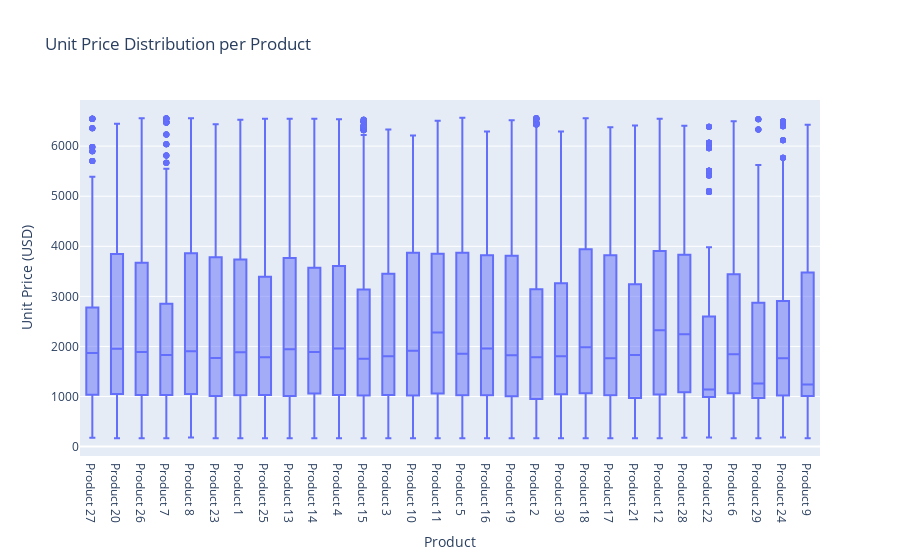

Notebook code cell kept with this figure:
### Markdown cell above
### INSIGHTS ---

Profit margins are concentrated between ~18% and 60%, with no clear correlation to unit price, which spans from near \$0 to over \$6,500.

Dense horizontal bands indicate consistent margin tiers across a wide price spectrum, reflecting uniform pricing strategies.

Outliers below 18% at both low and high price points may signal cost inefficiencies or pricing issues worth deeper investigation.

### Code cell
px.box(
    df,
    x='product_name',
    y='unit_price',
    title='Unit Price Distribution per Product',
    labels={'product_name': 'Product', 'unit_price': 'Unit Price (USD)'}
)

### Figure 1 — Plotly figure (JSON) as saved in the notebook; plotly's stock layout.template omitted (floating-point values rounded to 4 significant figures; data arrays with more than 128 entries replaced by an {"elided": "..."} marker saying what was removed)
{"data": [{"alignmentgroup": "True", "hovertemplate": "Product=%{x}<br>Unit Price (USD)=%{y}<extra></extra>", "legendgroup": "", "marker": {"color": "#636efa"}, "name": "", "notched": false, "offsetgroup": "", "orientation": "v", "showlegend": false, "type": "box", "x": {"elided": "64104 str values"}, "x0": " ", "xaxis": "x", "y": {"elided": "64104 float values"}, "y0": " ", "yaxis": "y"}], "layout": {"boxmode": "group", "legend": {"tracegroupgap": 0}, "title": {"text": "Unit Price Distribution per Product"}, "xaxis": {"anchor": "y", "domain": [0, 1], "title": {"text": "Product"}}, "yaxis": {"anchor": "x", "domain": [0, 1], "title": {"text": "Unit Price (USD)"}}}}
